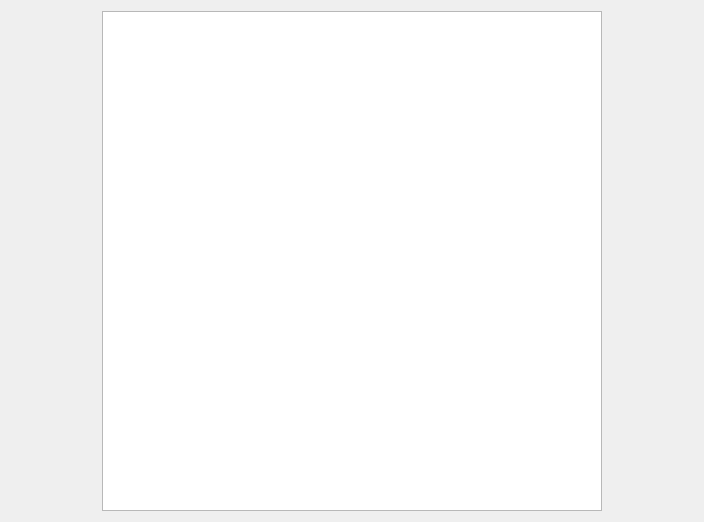
<?xml version="1.0" encoding="UTF-8"?>
<ui version="4.0">
 <class>Paint</class>
 <widget class="QWidget" name="Paint">
  <property name="geometry">
   <rect>
    <x>0</x>
    <y>0</y>
    <width>704</width>
    <height>518</height>
   </rect>
  </property>
  <property name="windowTitle">
   <string>Paint</string>
  </property>
  <layout class="QGridLayout" name="gridLayout">
   <item row="0" column="0">
    <widget class="QGraphicsView" name="graphicsView">
     <property name="minimumSize">
      <size>
       <width>500</width>
       <height>500</height>
      </size>
     </property>
     <property name="maximumSize">
      <size>
       <width>500</width>
       <height>500</height>
      </size>
     </property>
     <property name="layoutDirection">
      <enum>Qt::LeftToRight</enum>
     </property>
    </widget>
   </item>
  </layout>
 </widget>
 <layoutdefault spacing="6" margin="11"/>
 <resources/>
 <connections/>
</ui>
